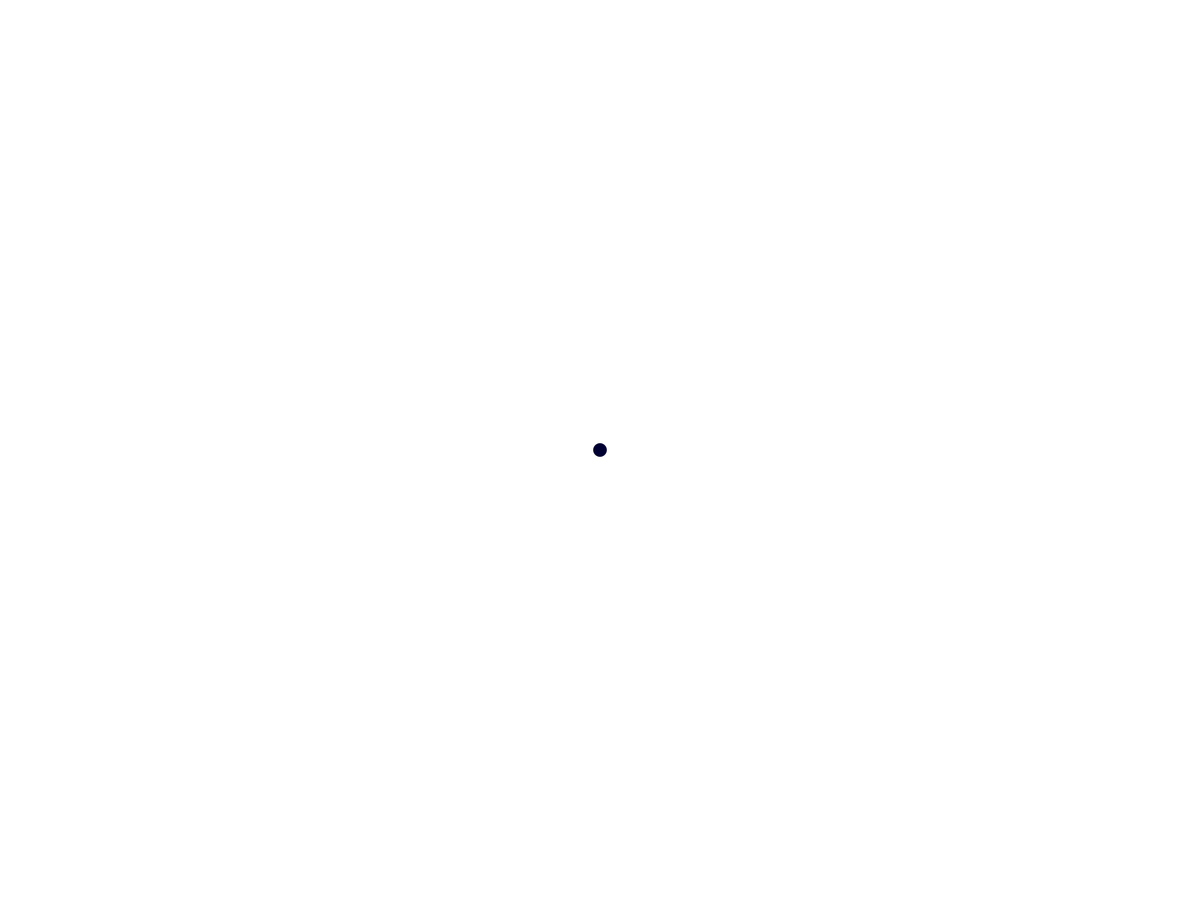
Frame 1 (no input)
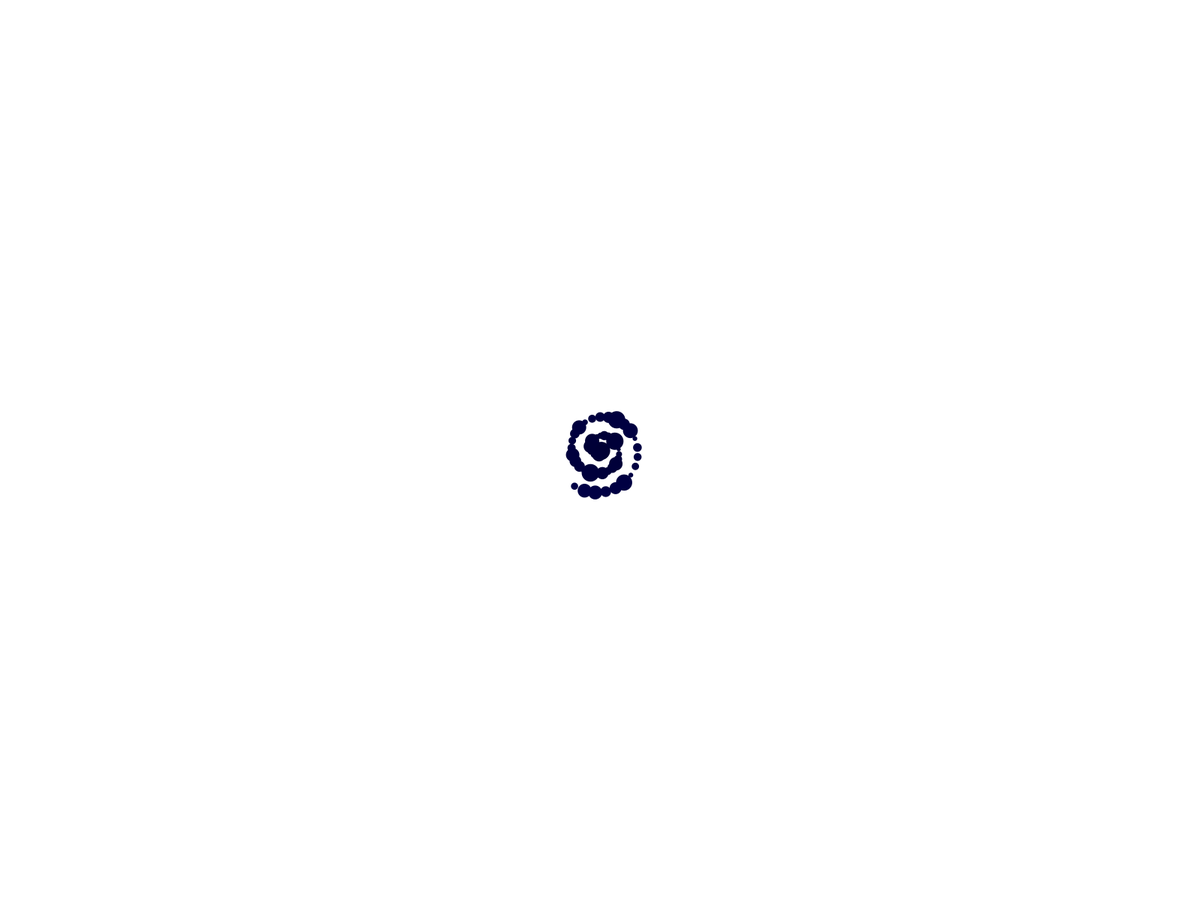
Frame 60 (the mouse pressed at the canvas centre just before this capture)
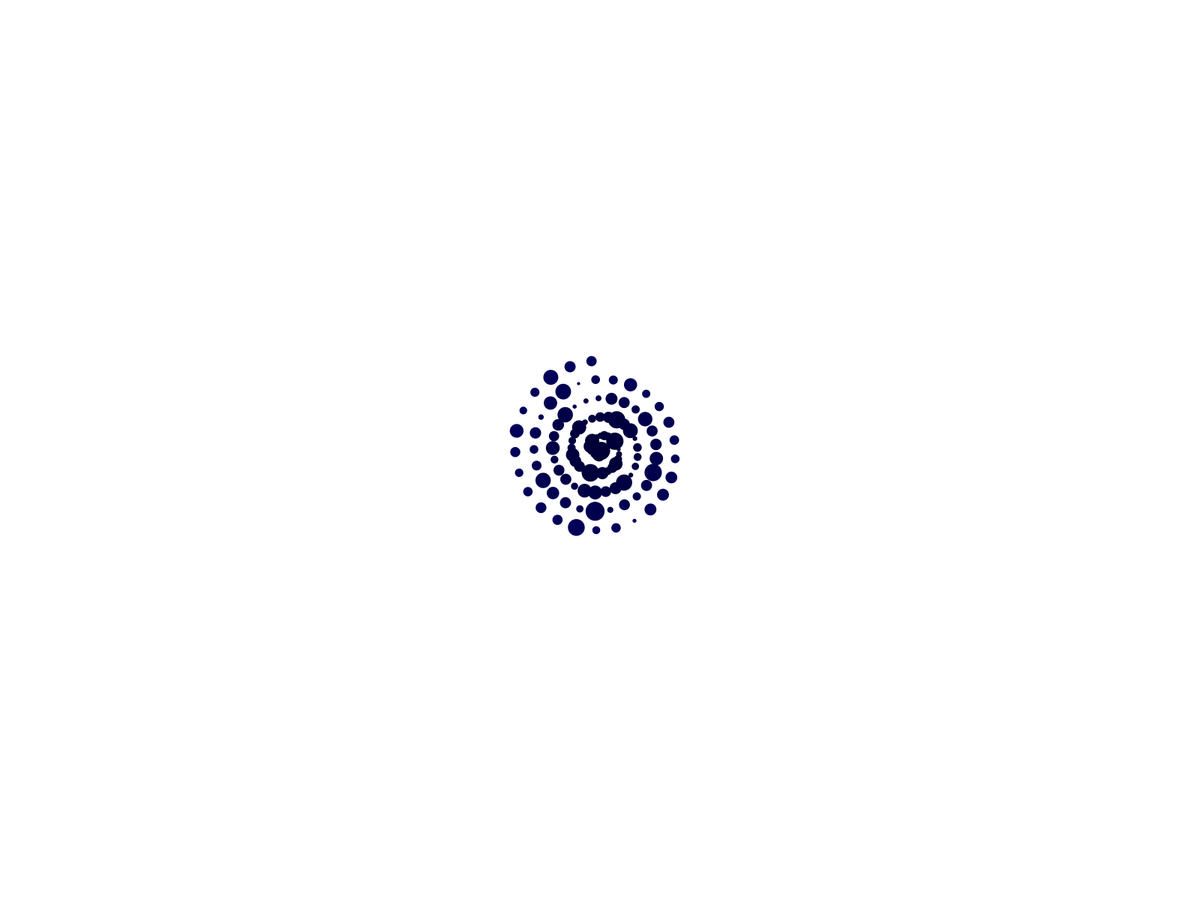
Frame 120 (the mouse held since frame 60 and released just before this capture)

The Processing sketch that drew these frames (run headless with seeded random() and noise(); from frame 60 on, the mouse is pressed at the canvas centre):

// Processing sketch: Homework_Lecture_11
// ── Homework_Lecture_11.pde
// A polar coordinate 
float r = 5; //range when using for loop
float theta = 0; //gaps between each ball
int max = 50000; // maximum amount of balls when using for loop
int blue = 50; //start of blue color before starting to change it
float range = 0; // range of perlin noise
float size = 30; // size of ellipse without noise added
int colorChangeSpeed = 2; //spped of changing the color of blue with noise

void setup(){  
fullScreen();  
background(255); 

//following lines are for "for" loop in setup
/*for (int i = 0; i < max; i++){
  float x = r * cos(theta);  
  float y = r * sin(theta);
  noStroke();  
  fill(random(0,255),random(0,255),random(0,255));  
  ellipse(x + width/2, y + height/2, 16, 16);
  
  // Increment the angle
  r+=0.05;
  theta += 0.5;
}*/
}

void draw(){ 
  float x = range * cos(theta);  
  float y = range * sin(theta);
  float noiseValue = noise(range);
  noStroke();  
  fill(0, 0,blue);  
  ellipse(x + width/2, y + height/2, noiseValue *size, noiseValue*size);
  
  // Increment the angle
  range+=1;
  theta += 0.25;
  blue += noiseValue*colorChangeSpeed;
}
